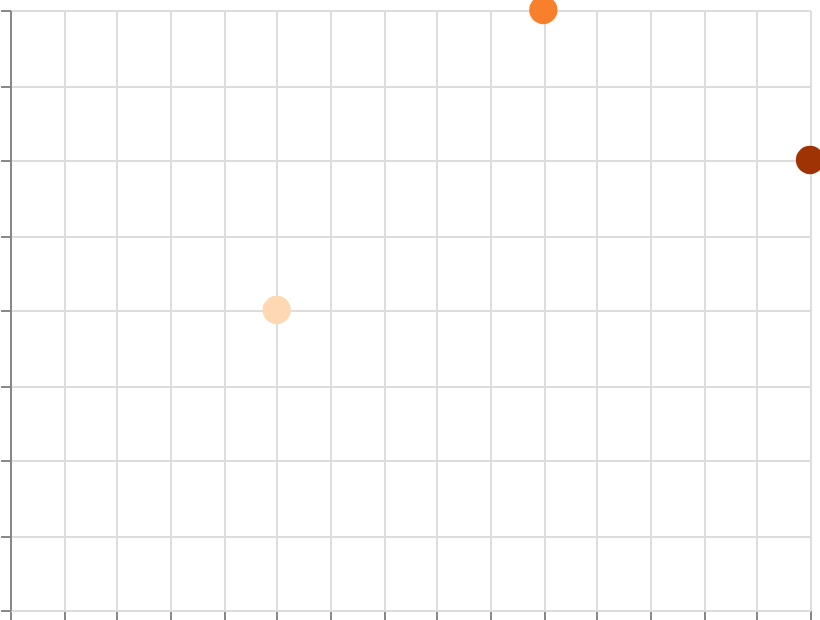

Here is the Vega-Lite specification saved for this chart:
### Vega specification from a JSON file in a GitHub repository (floating-point values rounded to 4 significant figures)
{"$schema": "https://vega.github.io/schema/vega/v6.json", "width": 400, "height": 300, "padding": 5, "autosize": "none", "data": [{"name": "table", "values": [{"x": 1, "y": 2, "val": 10}, {"x": 2, "y": 4, "val": 50}, {"x": 3, "y": 3, "val": 90}]}], "scales": [{"name": "x", "type": "linear", "domain": {"data": "table", "field": "x"}, "range": "width", "nice": true}, {"name": "y", "type": "linear", "domain": {"data": "table", "field": "y"}, "range": [{"signal": "height"}, 0], "nice": true}, {"name": "color", "type": "sequential", "domain": {"data": "table", "field": "val"}, "scheme": "oranges"}], "marks": [{"type": "symbol", "from": {"data": "table"}, "encode": {"update": {"x": {"scale": "x", "field": "x"}, "y": {"scale": "y", "field": "y"}, "size": {"value": 200}, "fill": {"scale": "color", "field": "val"}}}}], "axes": [{"scale": "x", "orient": "bottom", "grid": true, "labels": false}, {"scale": "y", "orient": "left", "grid": true, "labels": false}], "legends": [{"fill": "color", "title": "Warmth"}]}
